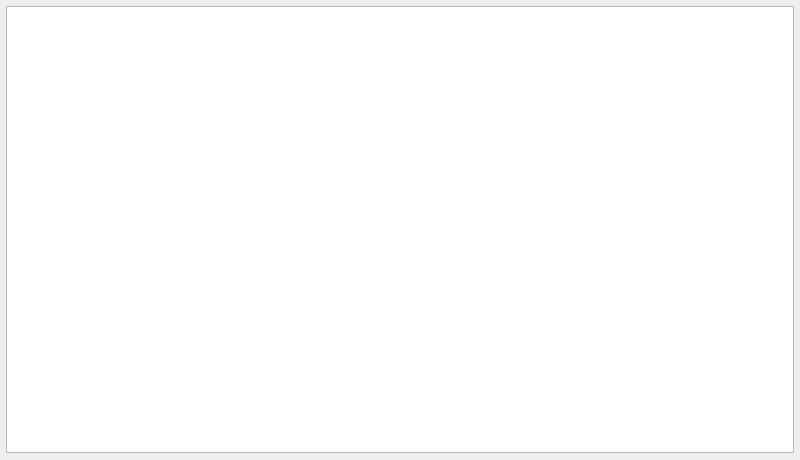
<?xml version="1.0" encoding="UTF-8"?>
<ui version="4.0">
 <class>DialogShowImportExcelError</class>
 <widget class="QDialog" name="DialogShowImportExcelError">
  <property name="geometry">
   <rect>
    <x>0</x>
    <y>0</y>
    <width>800</width>
    <height>460</height>
   </rect>
  </property>
  <property name="sizePolicy">
   <sizepolicy hsizetype="Fixed" vsizetype="Fixed">
    <horstretch>0</horstretch>
    <verstretch>0</verstretch>
   </sizepolicy>
  </property>
  <property name="minimumSize">
   <size>
    <width>800</width>
    <height>460</height>
   </size>
  </property>
  <property name="maximumSize">
   <size>
    <width>800</width>
    <height>460</height>
   </size>
  </property>
  <property name="windowTitle">
   <string>Excel导入失败详情</string>
  </property>
  <property name="windowIcon">
   <iconset resource="../res.qrc">
    <normaloff>:/res/icon.ico</normaloff>:/res/icon.ico</iconset>
  </property>
  <widget class="QTableWidget" name="tableWidget">
   <property name="geometry">
    <rect>
     <x>6</x>
     <y>6</y>
     <width>788</width>
     <height>447</height>
    </rect>
   </property>
  </widget>
 </widget>
 <resources>
  <include location="../res.qrc"/>
 </resources>
 <connections/>
</ui>
